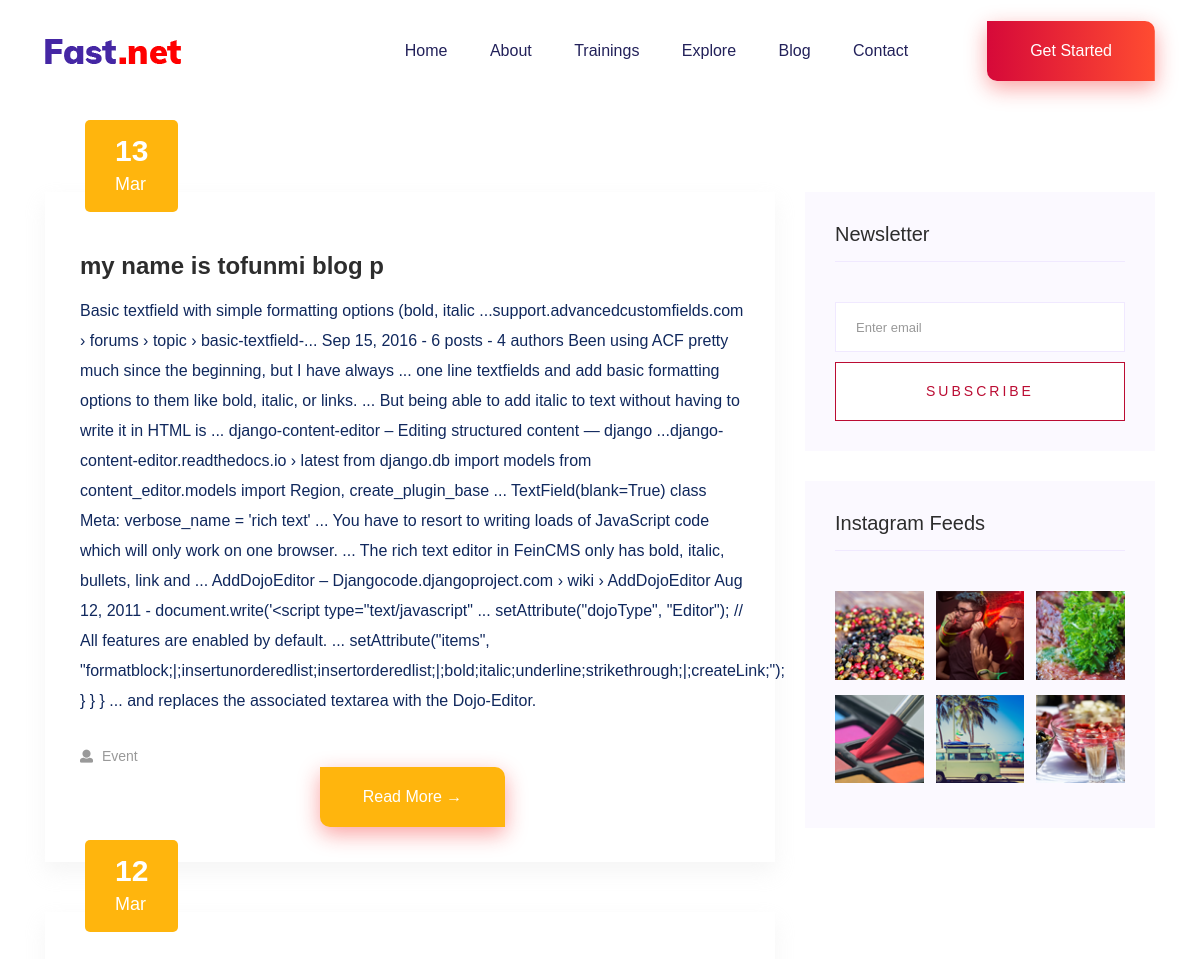
Before: /blog/ (upper part) with the older database file.
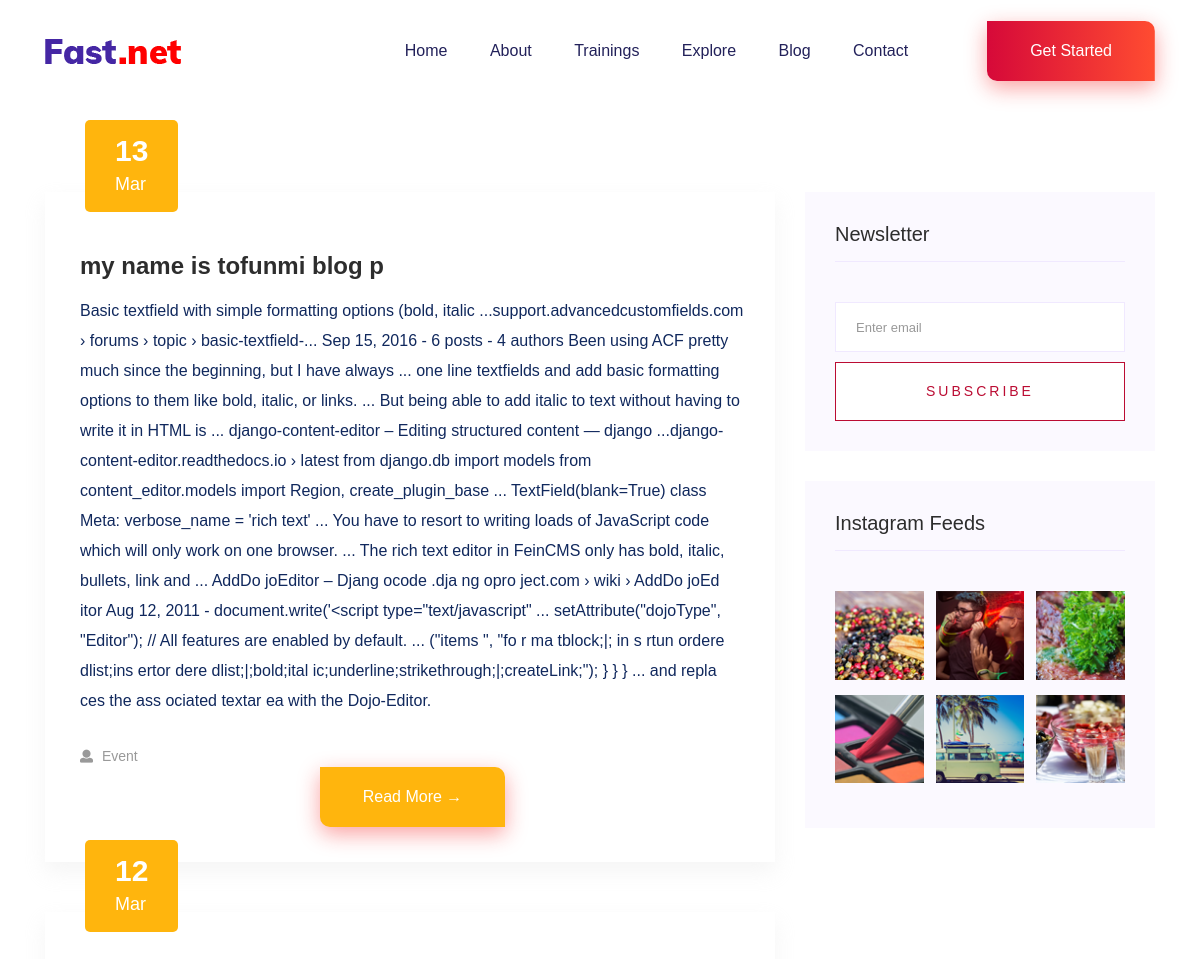
After: the same page with the newer database file.
### myapp/models.py (models this page shows, shortened)
class Blog(models.Model):
    title=models.CharField(max_length=25)
    author = models.ForeignKey(User, on_delete= models.CASCADE, related_name='blog_posts')
    text=models.TextField()
    time = models.DateTimeField(auto_now_add=True)
    landing_image=models.ImageField(upload_to='blog_images/',null=True, blank=True)
    img2=models.ImageField(upload_to='blog_images/',null=True, blank=True)
    img3=models.ImageField(upload_to='blog_images/',null=True, blank=True)
    img4=models.ImageField(upload_to='blog_images/',null=True, blank=True)
    img5=models.ImageField(upload_to='blog_images/',null=True, blank=True)
    img6=models.ImageField(upload_to='blog_images/',null=True, blank=True)
    vid=models.FileField(upload_to='blog_video/',null=True, blank=True)
    status = models.IntegerField(choices=STATUS, default=0)
    category = models.CharField(choices=CATEGORY, max_length=20, default="Event")
    slug = models.SlugField(max_length=200, unique=True)
    class Meta:
        ordering = ['-time']

### myapp/views.py (the view)
# urls.py: path('blog/', views.PostListView.as_view(), name='post_list'),
class PostListView(ListView):
    model = Blog
    context_object_name='posts'
    ''' Returns  the list of views for this View'''
    def get_queryset(self):
        return Blog.objects.filter(time__lte=timezone.now()).order_by('-time')  #__lte is less than equals too!

### templates/myapp/blog_list.html (shortened to what this page needs)
{% extends "base.html" %}
{% block body %}
<main>
    <br><br>
    <br>
    <section class="blog_area section-padding">
        <div class="container">
            <div class="row">
              <div class="col-lg-8 mb-5 mb-lg-0">
                <div class="blog_left_sidebar">
                  {% for blog in posts %}
                  <article class="blog_item">
                            <div class="blog_item_img">
                                <a href="#" class="blog_item_date">
                                    <h3>{{blog.time.day}}</h3>
                                    <p>{{blog.time|date:"M"}}</p>
                                </a>
                            </div>
                            <div class="blog_details">
                                <a class="d-inline-block" href="{% url 'myapp:post_detail' blog.slug  %}">
                                    <h2 class="blog-head" style="color: #2d2d2d;" href="{% url 'myapp:post_detail' blog.slug  %}">{{blog.title}}</h2>
                                </a>
                                <p>{{blog.text}}</p>
                                <ul class="blog-info-link">
                                    <li><a href="#"><i class="fa fa-user"></i> {{ blog.category }}</a></li>
                                </ul>
                                <div class="text-center">
                                  <a  href="{% url 'myapp:post_detail' blog.slug  %}"  style="color: #fff;" class="slash btn-primary">Read More &rarr;</a>
                                </div>
                            </div>
                        </article>
                        {% endfor %}
                    </div>
                </div>
                <div class="col-lg-4">
                    <div class="blog_right_sidebar">
                        <aside class="single_sidebar_widget newsletter_widget">
                            <h4 class="widget_title" style="color: #2d2d2d;">Newsletter</h4>
                            <form action="#">
                                <div class="form-group">
                                    <input type="email" class="form-control" onfocus="this.placeholder = ''"
                                        onblur="this.placeholder = 'Enter email'" placeholder='Enter email' required>
                                </div>
                                <button class="button rounded-0 primary-bg text-white w-100 btn_1 boxed-btn"
                                    type="submit">Subscribe</button>
                            </form>
                        </aside>
                        <aside class="single_sidebar_widget instagram_feeds">
                            <h4 class="widget_title" style="color: #2d2d2d;">Instagram Feeds</h4>
                            <ul class="instagram_row flex-wrap">
                                <li>
                                    <a href="#">
                                        <img class="img-fluid" src="assets/img/post/post_5.png" alt="">
                                    </a>
                                </li>
                                <li>
                                    <a href="#">
                                        <img class="img-fluid" src="assets/img/post/post_6.png" alt="">
                                    </a>
                                </li>
                                <li>
                                    <a href="#">
                                        <img class="img-fluid" src="assets/img/post/post_7.png" alt="">
                                    </a>
                                </li>
                                <li>
                                    <a href="#">
                                        <img class="img-fluid" src="assets/img/post/post_8.png" alt="">
                                    </a>
                                </li>
                                <li>
                                    <a href="#">
                                        <img class="img-fluid" src="assets/img/post/post_9.png" alt="">
                                    </a>
                                </li>
                                <li>
                                    <a href="#">
                                        <img class="img-fluid" src="assets/img/post/post_10.png" alt="">
                                    </a>
                                </li>
                            </ul>
                        </aside>
                    </div>
                </div>
            </div>
        </div>
    </section>
</main>
{% endblock body %}

### templates/base.html (shortened to what this page needs)
{% load static %}
<!doctype html>
<html class="no-js" lang="zxx">
<head>
<link rel="stylesheet" href="https://stackpath.bootstrapcdn.com/bootstrap/4.1.3/css/bootstrap.min.css">
<link rel="stylesheet" href="{% static 'css/owl.carousel.min.css' %} ">
<link rel="stylesheet" href="{% static 'css/slicknav.css' %} ">
<link rel="stylesheet" href="{% static 'css/flaticon.css' %} ">
<link rel="stylesheet" href="{% static 'css/progressbar_barfiller.css' %} ">
<link rel="stylesheet" href="{% static 'css/gijgo.css' %} ">
<link rel="stylesheet" href="{% static 'css/animate.min.css' %} ">
<link rel="stylesheet" href="{% static 'css/animated-headline.css' %} ">
<link rel="stylesheet" href="{% static 'css/magnific-popup.css' %} ">
<link rel="stylesheet" href="{% static 'css/fontawesome-all.min.css' %} ">
<link rel="stylesheet" href="{% static 'css/themify-icons.css' %} ">
<link rel="stylesheet" href="{% static 'css/slick.css' %} ">
<link rel="stylesheet" href="{% static 'css/nice-select.css' %} ">
<link rel="stylesheet" href="{% static 'css/style.css' %} ">
</head>
<body>
    <header>
        <div class="header-area header-transparent">
            <div class="main-header ">
                <div class="header-bottom  header-sticky">
                    <div class="container-fluid">
                        <div class="row align-items-center">
                            <div class="col-xl-2 col-lg-2">
                                <div class="logo">
                                    <a href="index.html"><img src="assets/img/logo/logo.png" alt=""></a>
                                </div>
                            </div>
                            <div class="col-xl-10 col-lg-10">
                                <div class="menu-wrapper  d-flex align-items-center justify-content-end">
                                    <div class="main-menu d-none d-lg-block">
                                        <nav>
                                            <ul id="navigation">
                                                <li><a href="{% url 'myapp:home' %}">Home</a></li>
                                                <li><a href="{% url 'myapp:about' %}">About</a></li>
                                                <li><a href="package.html">Trainings</a></li>
                                                <li><a href="features.html">Explore</a>
                                                </li>
                                                <li><a href="blog.html">Blog</a></li>
                                                <li><a href="contact.html">Contact</a></li>
                                            </ul>
                                        </nav>
                                    </div>
                                    <div class="header-right-btn d-none d-lg-block ml-30">
                                        <a href="contact.html" class="btn header-btn">Get Started</a>
                                    </div>
                                </div>
                            </div>
                            <div class="col-12">
                            </div>
                        </div>
                    </div>
                </div>
            </div>
        </div>
    </header>
{% block body %}
{% endblock body %}
</body>
</html>

Changed rows visible on the page:
changed Blog "my name is tofunmi blog p": text "…bullets, link and ... AddDojoEditor – Djangocode.djangoproject.com › wiki › AddDojoEditor Aug 12, 2011 - document.write('<script type=\"text/javascript\" ... setAttribute(\"dojoType\", \"Editor\"); // All features are enabled by default. ... setAttribute(\"items\", \"formatblock;|;insertunorderedlist;insertorderedlist;|;bold;italic;underline;strikethrough;|;createLink;\"); } } } ... and replaces the associated textarea with the Dojo-Editor." → "…bullets, link and ... AddDo joEditor – Djang ocode .dja ng opro ject.com › wiki › AddDo joEd itor Aug 12, 2011 - document.write('<script type=\"text/javascript\" ... setAttribute(\"dojoType\", \"Editor\"); // All features are enabled by default. ... (\"items \", \"fo r ma tblock;|; in s rtun ordere dlist;ins ertor dere dlist;|;bold;ital ic;underline;strikethrough;|;createLink;\"); } } } ... and repla ces the ass ociated textar ea with the Dojo-Editor."
